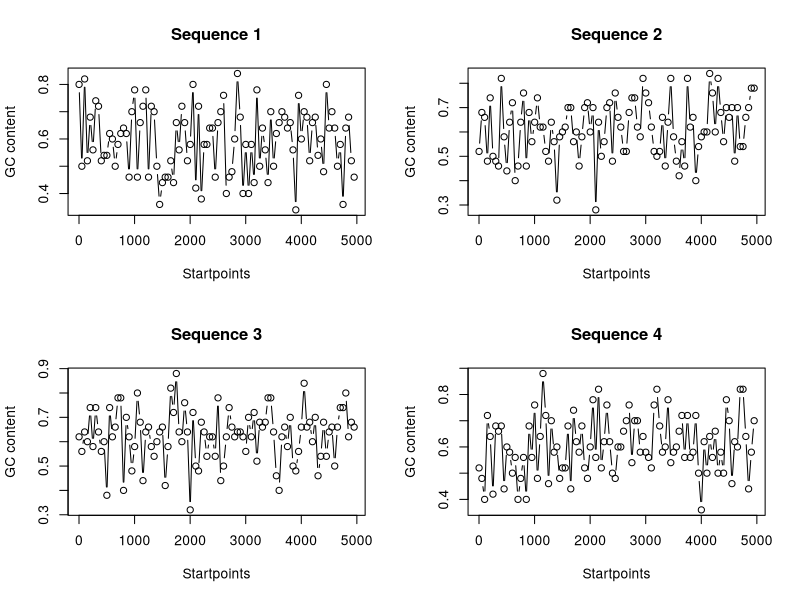

Recreate this plot in R.
rm(list=ls())
library(seqinr)

nucleotides <- c("A", "T", "G", "C")

probA <- c(0.4, 0.4, 0.1, 0.1)
probT <- c(0.3, 0.3, 0.2, 0.2)
probG <- c(0.1, 0.1, 0.6, 0.2)
probC <- c(0.1, 0.1, 0.5, 0.3)

myMatr <- matrix(c(probA,probT,probG,probC), 4, 4, byrow = TRUE)

rownames(myMatr) <- c("A", "T", "G", "C")
colnames(myMatr) <- c("A", "T", "G", "C")

generateHMS <- function(transitionsmatrix, initalprop, seqlen){
  nucleotides <- c("A", "T", "G", "C")
  mySeq <- character()
  mySeq[1] <- sample(nucleotides, 1, replace = TRUE, initalprop)
  
  for (i in 2:seqlen){
    prevNucleo <- mySeq[i-1]
    propability <- transitionsmatrix[prevNucleo, ]
    nucleotide <- sample(nucleotides, 1, replace = TRUE, propability)
    mySeq[i] <- nucleotide
  }
  return(mySeq)
}

startprop <- c(0.25,0.25,0.25,0.25)

seq1 <- generateHMS(myMatr, startprop, 5000)
seq2 <- generateHMS(myMatr, startprop, 5000)
seq3 <- generateHMS(myMatr, startprop, 5000)
seq4 <- generateHMS(myMatr, startprop, 5000)

generateSlidingWindow <- function(myname, sequence, windowsize){
  
  starts <- seq(1, length(sequence), windowsize)
  n <- length(starts)
  chunksGCs <- numeric(n)
  
  for (i in 1:n){
    chunk <- sequence[starts[i] : (starts[i] + windowsize - 1)]
    chunkGC <- GC(chunk)
    chunksGCs[i] <- chunkGC
  }
  plot(starts, chunksGCs, type = "b", xlab = "Startpoints", ylab = "GC content", main = myname)
}

par(mfrow=c(2,2)) #makes a matix of 2x2 plots

generateSlidingWindow("Sequence 1", seq1, 50)
generateSlidingWindow("Sequence 2", seq2, 50)
generateSlidingWindow("Sequence 3", seq3, 50)
generateSlidingWindow("Sequence 4", seq4, 50)
